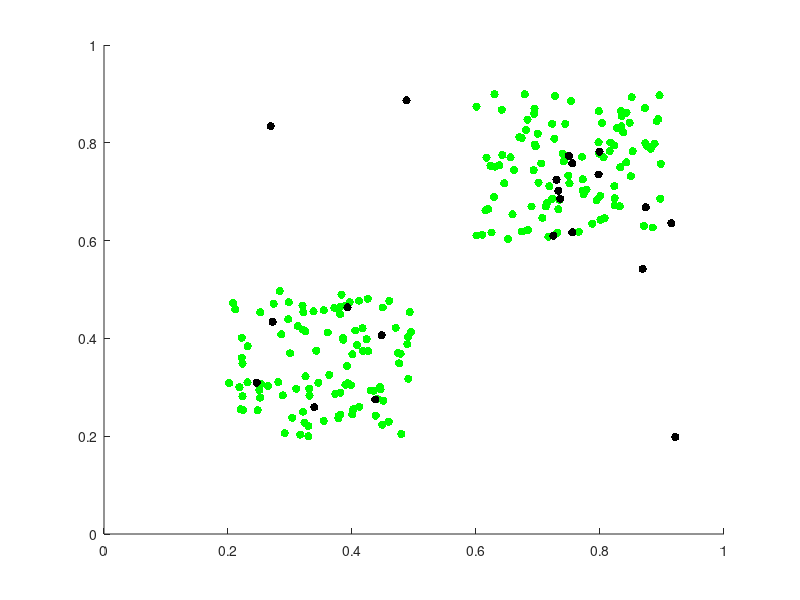

Here is the MATLAB script that generated this plot:
clear all;
close all;

P = 100; %l. danych we/p. pomiarowych
N = 2; %l. we. sieci dostosowana do struktury danych we

a=0.2;
b=0.5;
c=0.6;
d=0.9;

x=(b-a)*rand(N,P)+a; %losowy klaster danych
y=(d-c)*rand(N,P)+c;

K=12; %l. neuronow

a=0;
b=1;

for k=1:K
    %inicjacja wektorow wag
    W(k).w=(b-a)*rand(N,1)+a;
    W1(k).w=(d-c)*rand(N,1)+c;
end

%norma euklidesowa
dist = @(v1,v2) sqrt(sum((v2-v1).^2));

%f. sasiedztwa
neighbor = @(d, lam) (d<10*lam).*1; %w skrypcie bez 10*

epoki = 10000; %100
ep=1/epoki; %czestotliwosc zmian w 1 epoce

alpha = 0.5; %wsp. uczenia sie
lambda = 0.8; %promien sasiedztwa 0.3

%uczenie
for i = 1:epoki
    L=randi([1 P],1);
    for k=1:K
        D(k)=dist(x(:,L),W(k).w);
        D1(k)=dist(y(:,L),W1(k).w);
    end
    [val,z]=min(D);
    [val1,z1]=min(D1);
    for k=1:K
        Dz(k)=dist(W(k).w,W(z).w);
        Dz1(k)=dist(W1(k).w,W1(z).w);
    end
    
    %WTA
    %W(:,z)=W(z).w+alpha*(x(:,L)-W(z).w); 
    %WTM
    for k=1:K
        W(k).w=W(k).w+alpha*neighbor(Dz(k),lambda)*(x(:,L)-W(z).w);
        W1(k).w=W1(k).w+alpha*neighbor(Dz1(k),lambda)*(y(:,L)-W1(z).w);
    end
    
    
    %redukcja parametrow
    alpha=(1-ep)*alpha;
    lambda=(1-ep)*lambda;
    
end

%wyniki
figure(1), hold on;
plot(x(1,:),x(2,:),'g.','MarkerSize', 18);
axis([0 1 0 1]);
for k=1:K
    plot(W(k).w(1),W(k).w(2), 'k.', 'MarkerSize',18);
end
axis([0 1 0 1]);


plot(y(1,:),y(2,:),'g.','MarkerSize', 18);
axis([0 1 0 1]);
for k=1:K
    plot(W1(k).w(1),W1(k).w(2), 'k.', 'MarkerSize',18);
end
axis([0 1 0 1]);